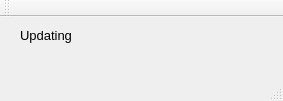
<?xml version="1.0" encoding="UTF-8"?>
<ui version="4.0">
 <class>ourTrackUpdaterClass</class>
 <widget class="QMainWindow" name="ourTrackUpdaterClass">
  <property name="geometry">
   <rect>
    <x>0</x>
    <y>0</y>
    <width>283</width>
    <height>101</height>
   </rect>
  </property>
  <property name="contextMenuPolicy">
   <enum>Qt::NoContextMenu</enum>
  </property>
  <property name="windowTitle">
   <string>ourTrackUpdater</string>
  </property>
  <property name="toolButtonStyle">
   <enum>Qt::ToolButtonIconOnly</enum>
  </property>
  <property name="tabShape">
   <enum>QTabWidget::Rounded</enum>
  </property>
  <property name="dockOptions">
   <set>QMainWindow::AllowTabbedDocks|QMainWindow::AnimatedDocks</set>
  </property>
  <widget class="QWidget" name="centralWidget">
   <widget class="QLabel" name="updateLabel">
    <property name="geometry">
     <rect>
      <x>20</x>
      <y>10</y>
      <width>341</width>
      <height>16</height>
     </rect>
    </property>
    <property name="font">
     <font>
      <pointsize>10</pointsize>
     </font>
    </property>
    <property name="frameShape">
     <enum>QFrame::NoFrame</enum>
    </property>
    <property name="text">
     <string>Updating </string>
    </property>
   </widget>
  </widget>
  <widget class="QMenuBar" name="menuBar">
   <property name="geometry">
    <rect>
     <x>0</x>
     <y>0</y>
     <width>283</width>
     <height>21</height>
    </rect>
   </property>
  </widget>
  <widget class="QToolBar" name="mainToolBar">
   <attribute name="toolBarArea">
    <enum>TopToolBarArea</enum>
   </attribute>
   <attribute name="toolBarBreak">
    <bool>false</bool>
   </attribute>
  </widget>
  <widget class="QStatusBar" name="statusBar"/>
 </widget>
 <layoutdefault spacing="6" margin="11"/>
 <resources>
  <include location="ourtrackupdater.qrc"/>
 </resources>
 <connections/>
</ui>
